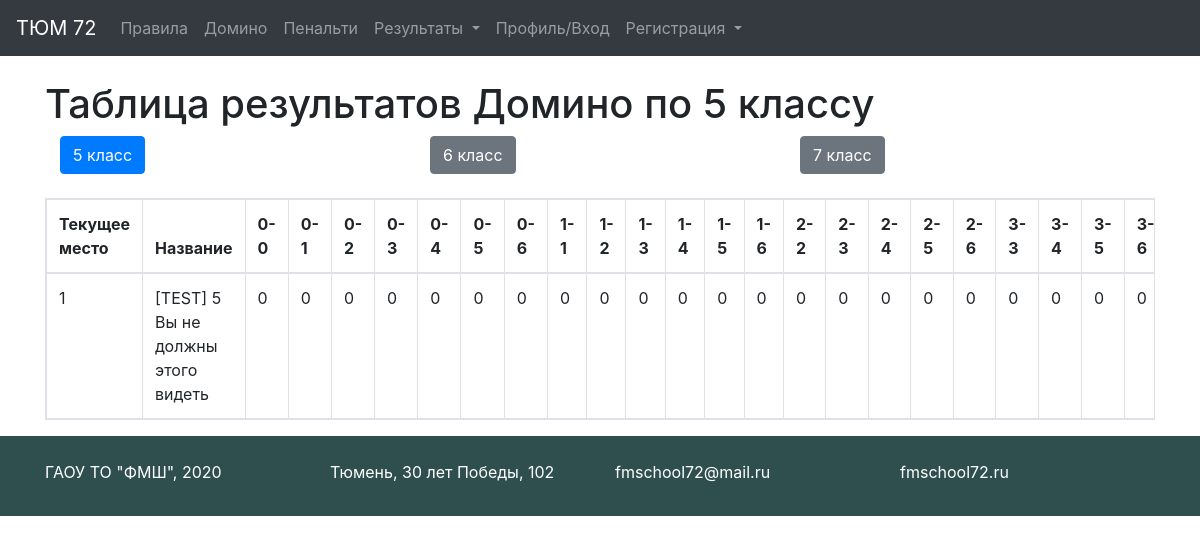
The app's page /results/domino/5, older data.
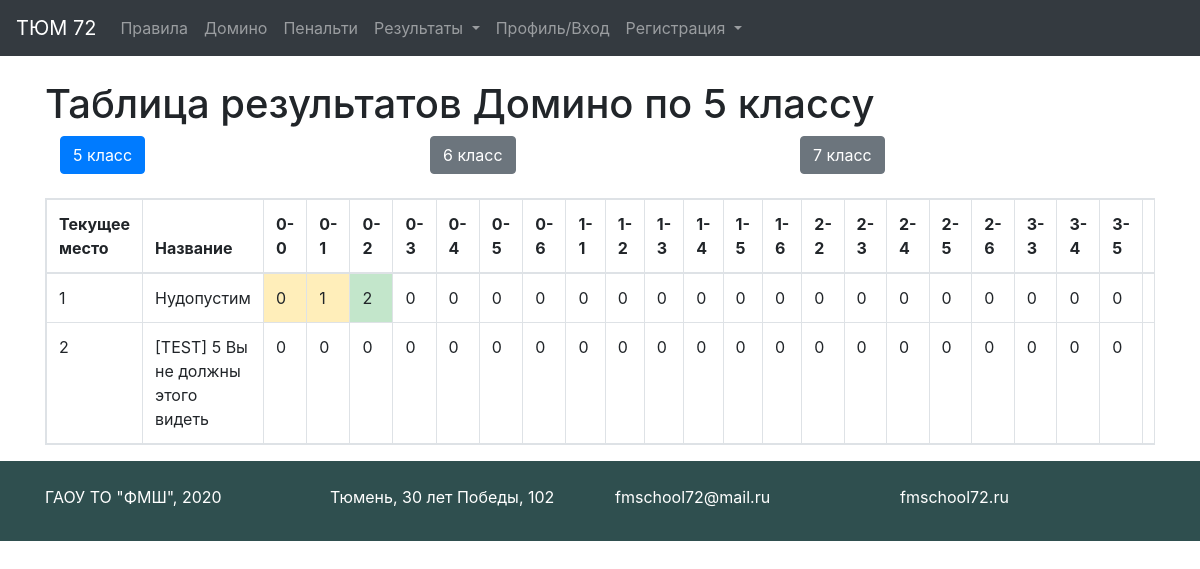
The same page, newer data.
### tables this page shows
CREATE TABLE domino_tasks5 (id INTEGER PRIMARY KEY AUTOINCREMENT UNIQUE NOT NULL, title STRING NOT NULL UNIQUE, picked_tasks STRING DEFAULT " ", t1 NOT NULL DEFAULT '0ok', t2 NOT NULL DEFAULT '0ok', t3 NOT NULL DEFAULT '0ok', t4 NOT NULL DEFAULT '0ok', t5 NOT NULL DEFAULT '0ok', t6 NOT NULL DEFAULT '0ok', t7 NOT NULL DEFAULT '0ok', t8 NOT NULL DEFAULT '0ok', t9 NOT NULL DEFAULT '0ok', t10 NOT NULL DEFAULT '0ok', t11 NOT NULL DEFAULT '0ok', t12 NOT NULL DEFAULT '0ok', t13 NOT NULL DEFAULT '0ok', t14 NOT NULL DEFAULT '0ok', t15 NOT NULL DEFAULT '0ok', t16 NOT NULL DEFAULT '0ok', t17 NOT NULL DEFAULT '0ok', t18 NOT NULL DEFAULT '0ok', t19 NOT NULL DEFAULT '0ok', t20 NOT NULL DEFAULT '0ok', t21 NOT NULL DEFAULT '0ok', t22 NOT NULL DEFAULT '0ok', t23 NOT NULL DEFAULT '0ok', t24 NOT NULL DEFAULT '0ok', t25 NOT NULL DEFAULT '0ok', t26 NOT NULL DEFAULT '0ok', t27 NOT NULL DEFAULT '0ok', t28 NOT NULL DEFAULT '0ok', sum INTEGER DEFAULT (0));

### app.py (the view)
@app.route('/results/<game>/<grade>')
def results(game, grade):
    debug_var_test = 0  # 0 - показываем тестовых юзеров, 1 - не показываем
    debug_var_zero = 0  # 0 - показываем юзеров с 0 баллами, 1 - не показываем
    grade = str(grade)
    team = ''
    if is_auth() and str(current_user.grade) == str(grade):
        team = current_user.team_name
    titles = {'domino': 'Домино', 'penalty': 'Пенальти'}
    if game == 'domino':
        info = domino_info
        number = 28
        keys = domino_keys
    else:
        info = penalty_info
        number = 16
        keys = penalty_keys
    table = game + '_tasks' + str(grade)
    con = sqlite3.connect(os.path.join("db", "tasks.db"))
    cur = con.cursor()
    results = cur.execute(f"SELECT * from {table} ORDER BY sum DESC").fetchall()
    con.close()
    if debug_var_test == 1:
        results = [row for row in results if
                   "[TEST]" not in row[1]]  # Не показываем тестовую команду
    if debug_var_zero == 1:
        results = [row for row in results if row[-1] == 0]  # Не показываем тех, кто ничего не набрал
    team_num = len(results)
    return render_template("results.html", team=team, results=results, title=titles[game],
                           grade=grade,
                           info=info, number=number, team_num=team_num, keys=keys)

### app.py (called while the page is built)
def is_auth():
    return current_user.is_authenticated

### templates/results.html (shortened to what this page needs)
{% extends "base.html" %}
{% block content %}
    <h1>Таблица результатов {{ title }} по {{ grade }} классу</h1>
    <div class="container">
        <div class="row">
            {% for grd in ['5', '6', '7'] %}
                {% set a_grd = "./" + grd %}
                {% if grd == grade %}
                    <div class="col-sm">
                        <a href={{a_grd}} type="button" class="btn btn-primary">{{grd}} класс</a></div>
                {% else %}
                    <div class="col-sm">
                        <a href={{a_grd}} type="button" class="btn btn-secondary">{{grd}} класс</a></div>
                {% endif %}
            {% endfor %}
        </div>
    </div>
    <br>
    <table class="table table-bordered table-responsive" id="results">
        <thead>
        <tr>
            <th> Текущее место</th>
            <th> Название</th>
            {% for task in keys %}
                <th width="10%"> {{ info[grade][task]['name'] }} </th>
            {% endfor %}
        </tr>
        </thead>
        {% for place in range(team_num) %}
            <tr>
                {% if results[place][1] == team %}
                    <td class="table-primary"> {{ place + 1 }} </td>
                    <td class="table-primary"> {{ results[place][1] }} </td>
                {% else %}
                    <td> {{ place + 1 }} </td>
                    <td> {{ results[place][1] }} </td>
                {% endif %}
                {% if title == 'Домино' %}
                    {% set step = 3 %}
                {% else %}
                    {% set step = 2 %}
                {% endif %}
                {% for i in range(step, number + step) %}
                    {% set state = results[place][i][-2:] %}
                    {% set points = results[place][i][:-2] %}
                    {% if state == 'af' %}
                        <td class="table-success" width="30px"> {{ points }} </td>
                    {% elif state in ['ff', 'as', 'bf'] %}
                        <td class="table-warning" width="30px"> {{ points }} </td>
                    {% elif state == 'fs' %}
                        <td class="table-danger" width="30px"> {{ points }} </td>
                    {% else %}
                        <td width="30px"> {{ points }} </td>
                    {% endif %}
                {% endfor %}
            </tr>
        {% endfor %}
    </table>
{% endblock %}

### templates/base.html (shortened to what this page needs)
<!doctype html>
<html lang="ru">
<head>
    <link rel="stylesheet"
          href="https://stackpath.bootstrapcdn.com/bootstrap/4.4.1/css/bootstrap.min.css"
>
    <link rel="stylesheet" type="text/css" href="/static/css/style.css"/>
</head>
<body>
<div id="page-container">
    <div id="content-wrap">
        <header>
            <nav class="navbar navbar-expand-lg navbar-dark bg-dark">
                <a class="navbar-brand" href="/">ТЮМ 72</a>
                <div class="collapse navbar-collapse" id="navbarNav">
                    <ul class="navbar-nav">
                        <li class="nav-item">
                            <a class="nav-link" href="/rules">Правила</a>
                        </li>
                        <li class="nav-item">
                            <a class="nav-link" href="/domino">Домино</a>
                        </li>
                        <li class="nav-item">
                            <a class="nav-link" href="/penalty">Пенальти</a>
                        </li>
                        <li class="nav-item dropdown">
                            <a class="nav-link dropdown-toggle" href="#" id="navbarDropdown"
                               role="button" data-toggle="dropdown" aria-haspopup="true"
                               aria-expanded="false">
                                Результаты
                            </a>
                        </li>
                        <li class="nav-item">
                            <a class="nav-link" href="/profile">Профиль/Вход</a>
                        </li>
                        <li class="nav-item dropdown">
                            <a class="nav-link dropdown-toggle" href="#" id="navbarDropdown"
                               role="button" data-toggle="dropdown" aria-haspopup="true"
                               aria-expanded="false">
                                Регистрация
                            </a>
                        </li>
                    </ul>
                </div>
            </nav>
        </header>
        <main role="main" class="container">
            <br>
            {% block content %}{% endblock %}
        </main>
    </div>
    <footer id="footer">
        <br>
        <div class="container">
            <div class="row align-items-center">
                <div class="col">
                    ГАОУ ТО "ФМШ", 2020
                </div>
                <div class="col">
                    <a href="https://www.google.com/maps/place/ул.+30+лет+Победы,+102,+Тюмень,+Тюменская+обл.,+625051/@57.1161719,65.5862042,17z/data=!3m1!4b1!4m5!3m4!1s0x43bbe0de6f18b76f:0xbbb0b63150a73e69!8m2!3d57.116169!4d65.5883929?hl=ru">
                        Тюмень, 30 лет Победы, 102
                    </a>
                </div>
                <div class="col">
                    <a href="mailto:fmschool72@mail.ru?subject=ТЮМ 72" target="_blank">
                        fmschool72@mail.ru
                    </a>
                </div>
                <div class="col">
                    <a href="https://fmschool72.ru/" target="_blank">fmschool72.ru</a>
                </div>
            </div>
        </div>
    </footer>
</div>
</body>
</html>

### static/css/style.css (style rules this page uses)
#page-container { position: relative; min-height: 100%; height: calc(100% - 50px); overflow: auto; }
#content-wrap { padding-bottom: 5rem; }
#footer { background: darkslategrey; color: white; position: absolute; bottom: 0; width: 100%; height: 5rem; }
footer a { color:white; }

Row changes from the older to the newer data that the page shows:
added domino_tasks5: title "Нудопустим"
Text that changed along with them:
new list line: "1 0 1 2 0 0 0 0 0 0 0 0 0 0 0 0 0 0 0 0 0 0"
new list line: "2 0 0 0 0 0 0 0 0 0 0 0 0 0 0 0 0 0 0 0 0 0"
new list line: "[TEST] 5 Вы не должны этого видеть"
list line gone: "3-6"
list line gone: "1 0 0 0 0 0 0 0 0 0 0 0 0 0 0 0 0 0 0 0 0 0 0"
list line gone: "[TEST] 5 Вы не должны этого видеть"
